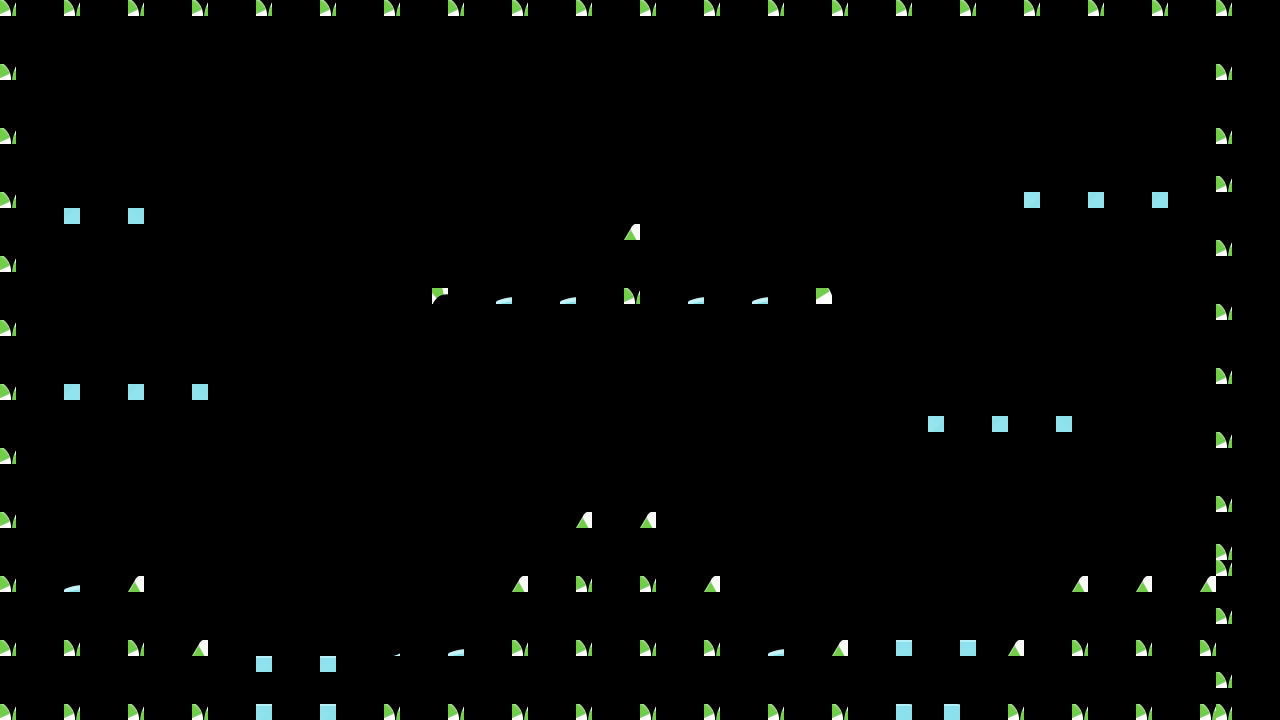

This is a level from a 2D game, rendered from its Tiled map with the project's own tilesets. A one-line summary and the map file follow, with tile-layer data summarised:
An orthogonal 80x45 tile map with 16x16 px tiles, 1 tile layer (Platform).

<map version="1.0" tiledversion="1.0.3" orientation="orthogonal" renderorder="right-down" width="80" height="45" tilewidth="16" tileheight="16" nextobjectid="2">
 <tileset firstgid="1" source="iceland.tsx" />
 <layer name="Platform" width="80" height="45">
  <data>[3600 cells, 112 non-empty, 12 distinct tile ids]</data>
 </layer>
 <objectgroup name="Object Layer 1" />
</map>
